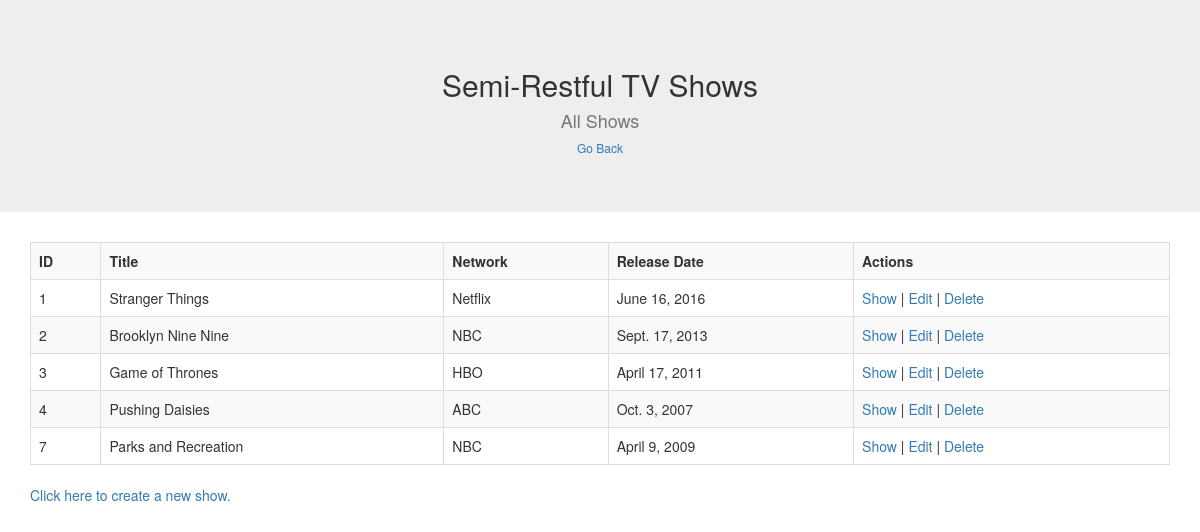
/shows, run on the app's committed database.
### semiRestfulTVShowsAPP/models.py (models this page shows)
class Show(models.Model):
    title = models.CharField(max_length=45)
    network = models.CharField(max_length=60)
    releaseDate = models.DateField()
    description = models.TextField()
    created_at = models.DateTimeField(auto_now_add=True)
    updated_at = models.DateTimeField(auto_now=True)

### semiRestfulTVShowsAPP/views.py (the view)
# urls.py: path('shows', views.shows),
def shows(request):
    context = {
        'allShows' : Show.objects.all()
    }
    return render(request, 'shows.html', context)

### semiRestfulTVShowsAPP/templates/shows.html (shortened to what this page needs)
<!DOCTYPE html>
<html lang="en">
<head>
    <link rel="stylesheet" href="https://maxcdn.bootstrapcdn.com/bootstrap/3.3.7/css/bootstrap.min.css">
</head>
<body>
    <header class="jumbotron jumbotron-fluid">
        <h2 class="text-center">
            Semi-Restful TV Shows
        </h2>
        <h4 class="text-center text-muted">
            All Shows
        </h4>
        <h6 class="text-center">
        </h6>
    </header>
    <main class="container">
        <div class="row">
            <div class="col-sm-12">
                <table class="table table-bordered table-striped">
                    <tr>
                        <th>ID</th>
                        <th>Title</th>
                        <th>Network</th>
                        <th>Release Date</th>
                        <th>Actions</th>
                    </tr>
                    {% for show in allShows %}
                        <tr>
                            <td>{{show.id}}</td>
                            <td>{{show.title}}</td>
                            <td>{{show.network}}</td>
                            <td>{{show.releaseDate}}</td>
                            <td><a href="/shows/{{show.id}}">Show</a> | <a href="/shows/{{show.id}}/edit">Edit</a> | <a href="/shows/{{show.id}}/destroy">Delete</a></td>
                        </tr>
                    {% endfor %}
                </table>
            </div>
        </div>
        <div class="row">
            <div class="col-sm-12">
                <a href="/shows/new">Click here to create a new show.</a>
            </div>
        </div>
    </main>
</body>
</html>

### data on the page
Show: id "1", title "Stranger Things", network "Netflix", releaseDate "June 16, 2016"
Show: id "2", title "Brooklyn Nine Nine", network "NBC", releaseDate "Sept. 17, 2013"
Show: id "3", title "Game of Thrones", network "HBO", releaseDate "April 17, 2011"
Show: id "4", title "Pushing Daisies", network "ABC", releaseDate "Oct. 3, 2007"
Show: id "7", title "Parks and Recreation", network "NBC", releaseDate "April 9, 2009"
